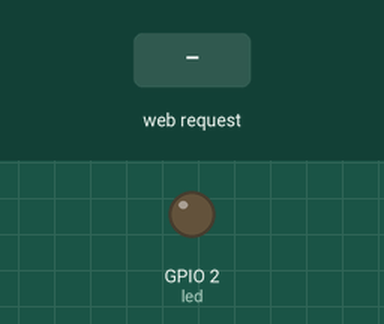
A program run on a simulated ESP32. Shown: output pins drawn as LEDs (lit = HIGH). Inputs (shaded band) come from the test bench. WiFi joins after 1.5 s; servers stay silent unless stated; storage starts empty; what the program prints to the serial monitor is not drawn.

Above: at 2.7 s.
2.8 s: HTTP request GET /on received
At 3.3 s:
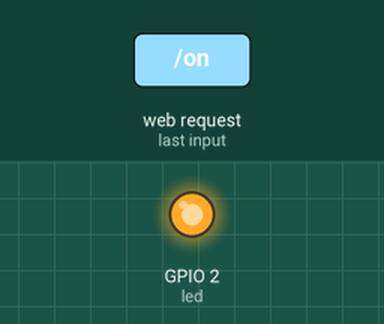
4.3 s: HTTP request GET /off received
At 5.7 s:
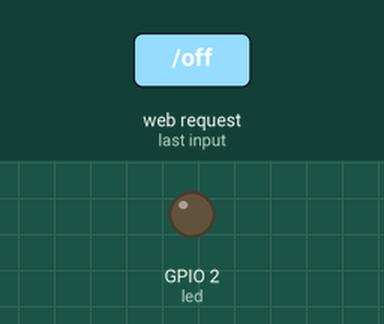
Timing chart, 0 to 7.3 s (numbered marks = the images above; inputs shaded):
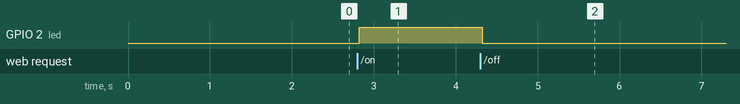

Measured:
- after the input at 2.8 s, GPIO 2 (led): LOW → HIGH at once
- after the input at 4.3 s, GPIO 2 (led): HIGH → LOW at once

The program:

main.cpp
```cpp
/*===================---Bibliotecas---=====================*/
#include <Arduino.h>
#include "WiFi.h"
#include "ESPAsyncWebServer.h"
#include "SPIFFS.h"

/*==============---Variáveis e constantes---===============*/

// Credenciais da rede WiFi
const char* rede  = "Valdirene";
const char* senha = "wifi@@@@";

// Definição das GPIOs
const int led = 2;
// Exibe o status do led na pagina
String statusLed;

// Instância o objeto server
AsyncWebServer server(80);

/*==================--atualizaStatus---====================*/

String atualizaStatus(const String& var)
{
  Serial.println(var);
  if(var == "ESTADO")
  {
    if(digitalRead(led))
    {
      statusLed = "ON";
    }/*end if*/
    else
    {
      statusLed = "OFF";
    }/*end else*/

    return statusLed;
  }
  return String();
}/*end function*/

/*======================---Setup---========================*/

void setup()
{
  Serial.begin(115200);

  //Definição de INPUT e OUTPUTS
  pinMode(led, OUTPUT);

  //Inicializando SPIFFS
  if(!SPIFFS.begin(true))
  {
    Serial.println("Ocorreu um erro na montagem do sistema de arquivos");
    return;
  }/*end if*/

  // Conectando ao WiFI
  WiFi.begin(rede, senha);
  while (WiFi.status() != WL_CONNECTED)
  {
    delay(500);
    Serial.println("Conectando ao Wifi...");
  }/*end while*/

  //Exibe o IP que o ESP recebeu
  Serial.println(WiFi.localIP());

  //Definindo as rotas do Servidor Assincrono

  //Define a pagina inicial "/"
  server.on("/", HTTP_GET, [](AsyncWebServerRequest *request){
    request->send(SPIFFS, "/index.html", String(), false, atualizaStatus);
  });

  //O html vai solicitar o css, então é necessário esse roteamento
  server.on("/style.css", HTTP_GET, [](AsyncWebServerRequest *request){
    request->send(SPIFFS, "/style.css", "text.css");
  });

  //Liga o led
  server.on("/on", HTTP_GET, [](AsyncWebServerRequest *request){
    digitalWrite(led, HIGH);
    request->send(SPIFFS, "/index.html", String(), false, atualizaStatus);
  });

  //Apaga o led
  server.on("/off", HTTP_GET, [] (AsyncWebServerRequest *request){
    digitalWrite(led, LOW);
    request->send(SPIFFS, "/index.html", String(), false, atualizaStatus);
  });

  //Inicia o servidor
  server.begin();

}

/*======================---Loop---========================*/

void loop()
{
  //Sem conteúdo
}
```
